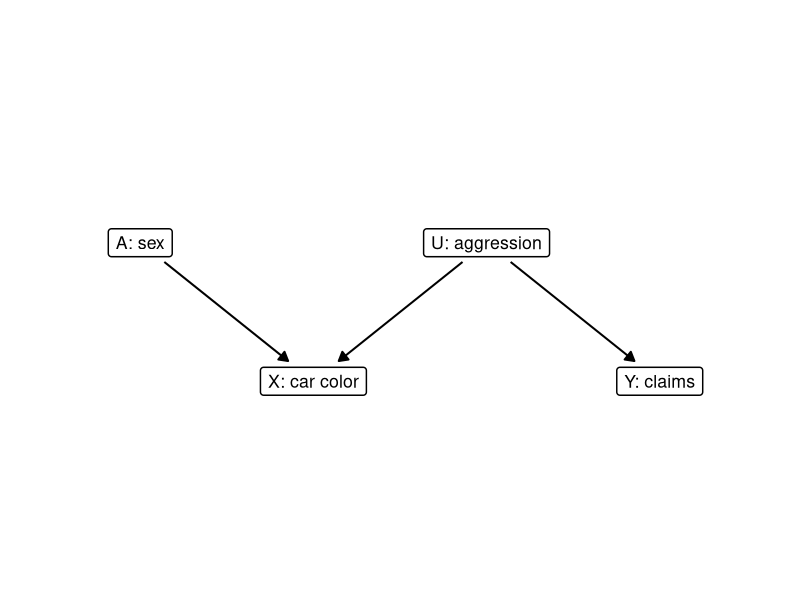
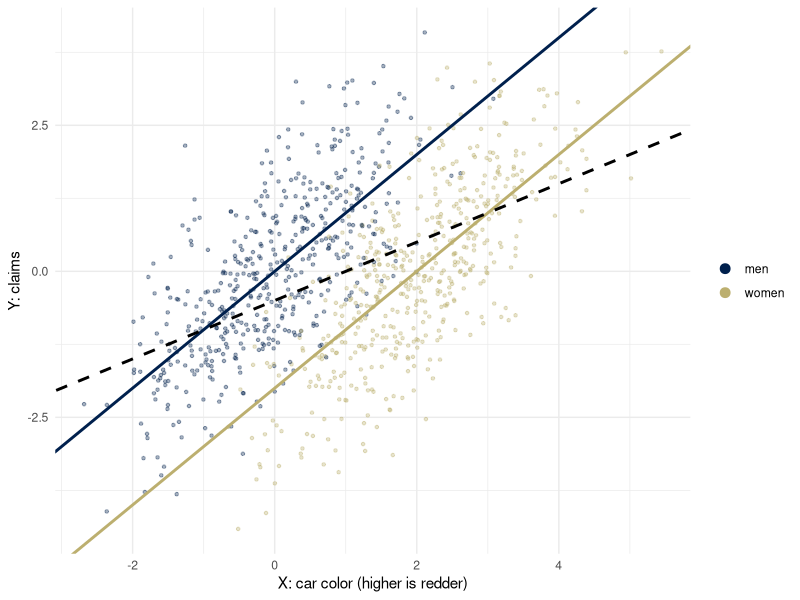
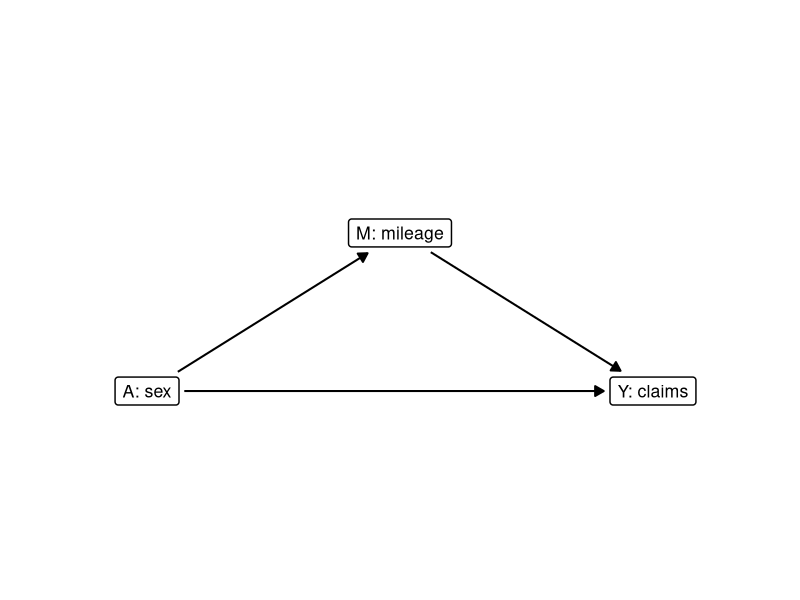
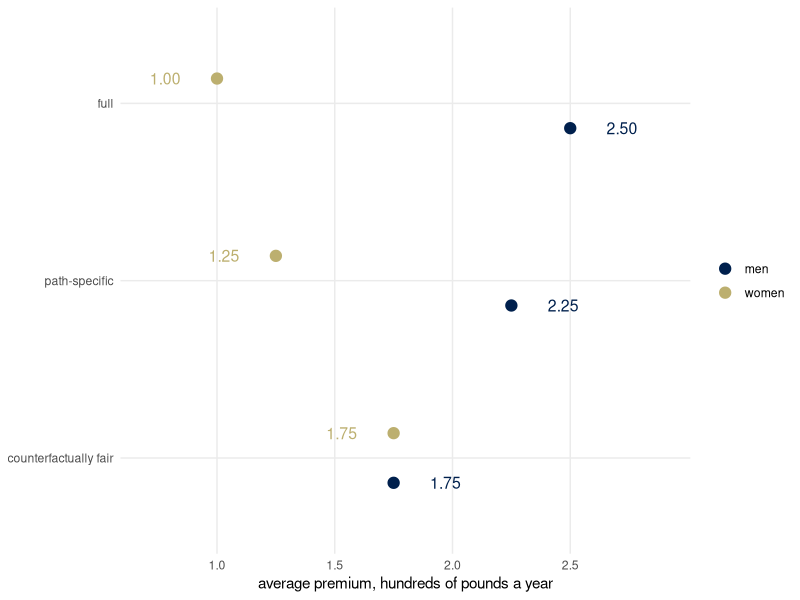

R code for these plots, in order:
## ---- chunk 1
library(ggplot2)
library(dplyr)
theme_set(theme_minimal())
set.seed(313)
# cividis: viridisLite::cividis(9)[c(1, 3, 5, 6, 7, 9)]
navy <- "#00204D"; slate <- "#414D6B"; cgray <- "#7C7B78"; khaki <- "#9B9477"; gold <- "#BCAF6F"; yellow <- "#FFEA46"
two <- c(navy, gold)               # the two groups, wherever there are two

# Causal graphs. Nodes are letters in circles, or words in boxes (boxes = TRUE). A node's
# size is fixed on the page, in inches; draw_dag measures the device and stops every arrow
# `gap` inches short of its nodes. From weeks 3 to 5.
draw_dag <- function(nodes, edges, dashed = character(0), highlight = character(0), boxes = FALSE,
                     text_size = 7, xlim = c(-0.5, 2.5), ylim = c(-0.4, 1.4), strip_size = 18,
                     gap = 0.05) {
  if (!"panel" %in% names(nodes)) { nodes$panel <- ""; edges$panel <- "" }
  pad <- unit(0.35, "lines"); border <- 0.5; dot <- 16; stroke <- 0.8; lw <- c(black = 0.7, gold = 1.5)
  p <- ggplot() +
    facet_wrap(~ panel, nrow = 1) +
    coord_fixed(xlim = xlim, ylim = ylim) +
    theme_void() +
    theme(strip.text = element_text(size = strip_size), panel.spacing = unit(1.5, "lines"))
  p <- if (boxes) {
    p + geom_label(data = nodes, aes(x, y, label = name), size = text_size, label.size = border,
                   label.padding = pad)
  } else {
    p + geom_point(data = nodes, aes(x, y), size = dot, shape = 21, fill = "white", stroke = stroke) +
      geom_text(data = nodes, aes(x, y, label = name), size = text_size, parse = TRUE)
  }
  inch <- function(u, f) f(u, "in", valueOnly = TRUE)
  g <- ggplotGrob(p)
  pp <- ggplot_build(p)$layout$panel_params[[1]]
  per_unit <- min((dev.size("in")[1] - sum(inch(g$widths, grid::convertWidth))) /
                    (length(unique(nodes$panel)) * diff(pp$x.range)),
                  (dev.size("in")[2] - sum(inch(g$heights, grid::convertHeight))) / diff(pp$y.range))
  if (boxes) {
    text <- lapply(as.character(nodes$name), grid::textGrob, gp = grid::gpar(fontsize = text_size * .pt))
    nodes$hw <- (sapply(text, \(t) inch(grid::grobWidth(t), grid::convertWidth)) / 2 +
                   inch(pad, grid::convertWidth) + border * .pt / 96 / 2) / per_unit
    nodes$hh <- (sapply(text, \(t) inch(grid::grobHeight(t), grid::convertHeight)) / 2 +
                   inch(pad, grid::convertHeight) + border * .pt / 96 / 2) / per_unit
  } else {
    nodes$hw <- nodes$hh <- (0.375 * (dot * .pt + stroke * .stroke / 2) / 72 +
                               stroke * .stroke / 2 / 96 / 2) / per_unit
  }
  e <- edges |>
    left_join(nodes, by = c("panel", "from" = "name")) |>
    rename(x0 = x, y0 = y, hw0 = hw, hh0 = hh) |>
    left_join(nodes, by = c("panel", "to" = "name")) |>
    mutate(dx = x - x0, dy = y - y0, len = sqrt(dx^2 + dy^2), ux = dx / len, uy = dy / len,
           col = ifelse(paste(from, to) %in% highlight, "#BCAF6F", "black"),
           style = ifelse(paste(from, to) %in% dashed, "dashed", "solid"),
           g0 = gap / per_unit,
           g1 = (gap + ifelse(col == "black", lw[["black"]], lw[["gold"]]) * .pt / 96 / 2) / per_unit,
           s0 = if (boxes) pmin((hw0 + g0) / pmax(abs(ux), 1e-9), (hh0 + g0) / pmax(abs(uy), 1e-9)) else hw0 + g0,
           s1 = if (boxes) pmin((hw + g1) / pmax(abs(ux), 1e-9), (hh + g1) / pmax(abs(uy), 1e-9)) else hw + g1,
           xs = x0 + s0 * ux, ys = y0 + s0 * uy, xe = x - s1 * ux, ye = y - s1 * uy)
  p + geom_segment(data = e, aes(x = xs, y = ys, xend = xe, yend = ye, linetype = style, color = col),
                   arrow = arrow(length = unit(0.25, "cm"), type = "closed"),
                   linewidth = ifelse(e$col == "black", lw[["black"]], lw[["gold"]]), show.legend = FALSE) +
    scale_linetype_identity() + scale_color_identity()
}

# The mileage world (as in the slides). The checks stop the render if a number stated in
# the text does not follow from the parameters.
mu0 <- 10; alpha <- -4; beta <- 0.25; gamma <- -0.5; var_UM <- 4; pA <- 1/2
NDE <- gamma; NIE <- alpha * beta; TE <- NDE + NIE
var_M <- alpha^2 * pA * (1 - pA) + var_UM
slope_refit <- beta + gamma * alpha * pA * (1 - pA) / var_M
R2 <- alpha^2 * pA * (1 - pA) / var_M
stopifnot(abs(NDE + 0.5) < 1e-12, abs(NIE + 1) < 1e-12, abs(TE + 1.5) < 1e-12,
          abs(var_M - 8) < 1e-12, abs(slope_refit - 0.3125) < 1e-12, abs(R2 - 0.5) < 1e-12,
          abs(alpha * slope_refit - (NIE + R2 * NDE)) < 1e-12)
## ---- chunk 2
rc <- data.frame(name = c("A: sex", "X: car color", "U: aggression", "Y: claims"),
                 x = c(0, 1.25, 2.5, 3.75), y = c(1, 0, 1, 0))
draw_dag(rc, data.frame(from = c("A: sex", "U: aggression", "U: aggression"),
                        to = c("X: car color", "X: car color", "Y: claims")),
         boxes = TRUE, text_size = 4.5, xlim = c(-0.75, 4.5), ylim = c(-0.3, 1.3))
## ---- chunk 3
n <- 1000
A <- rbinom(n, 1, 1/2)          # 1 for a woman
U <- rnorm(n)                   # aggression, never observed
X <- 2 * A + U                  # car color
Y <- U + rnorm(n)               # claims
coef(lm(Y ~ X))                 # the price from X alone
coef(lm(Y ~ X + A))             # the price from X and A
## ---- chunk 4
car <- data.frame(X, Y, group = factor(A, levels = c(0, 1), labels = c("men", "women")))
ggplot(car, aes(X, Y, color = group)) +
  geom_point(alpha = 0.35, size = 0.9) +
  geom_abline(intercept = 0, slope = 1, color = navy, linewidth = 1) +
  geom_abline(intercept = -2, slope = 1, color = gold, linewidth = 1) +
  geom_abline(intercept = -1/2, slope = 1/2, color = "black", linetype = "dashed", linewidth = 1) +
  scale_color_manual(values = two, name = NULL) +
  labs(x = "X: car color (higher is redder)", y = "Y: claims") +
  guides(color = guide_legend(override.aes = list(alpha = 1, size = 3)))
## ---- chunk 5
mw <- data.frame(name = c("A: sex", "M: mileage", "Y: claims"), x = c(0, 1.6, 3.2), y = c(0, 1, 0))
draw_dag(mw, data.frame(from = c("A: sex", "M: mileage", "A: sex"), to = c("M: mileage", "Y: claims", "Y: claims")),
         boxes = TRUE, text_size = 4.5, xlim = c(-0.7, 3.9), ylim = c(-0.3, 1.3))
## ---- chunk 6
prem <- data.frame(
  predictor = rep(c("full", "path-specific", "counterfactually fair"), each = 2),
  group = rep(c("men", "women"), 3),
  mean = c(beta * mu0, gamma + beta * (mu0 + alpha), beta * mu0, beta * (mu0 + alpha), beta * mu0, beta * mu0))
avg_claim <- pA * (gamma + beta * (mu0 + alpha)) + (1 - pA) * beta * mu0
prem <- prem |> group_by(predictor) |> mutate(level = mean - mean(mean) + avg_claim) |> ungroup()
stopifnot(abs(avg_claim - 1.75) < 1e-12, isTRUE(all.equal(prem$level, c(2.5, 1.0, 2.25, 1.25, 1.75, 1.75))))
lev <- c("counterfactually fair", "path-specific", "full")
prem |>
  mutate(row = match(predictor, lev), y = row + ifelse(group == "women", 0.14, -0.14)) |>
  ggplot(aes(level, y, color = group)) +
  geom_point(size = 3.5) +
  geom_text(aes(x = level + ifelse(group == "women", -0.22, 0.22), label = sprintf("%.2f", level)),
            size = 4, show.legend = FALSE) +
  scale_color_manual(values = two, name = NULL) +
  scale_x_continuous(limits = c(0.7, 2.9), breaks = c(1, 1.5, 2, 2.5)) +
  scale_y_continuous(breaks = 1:3, labels = lev, limits = c(0.6, 3.4)) +
  labs(x = "average premium, hundreds of pounds a year", y = NULL) +
  theme(panel.grid.minor = element_blank())
